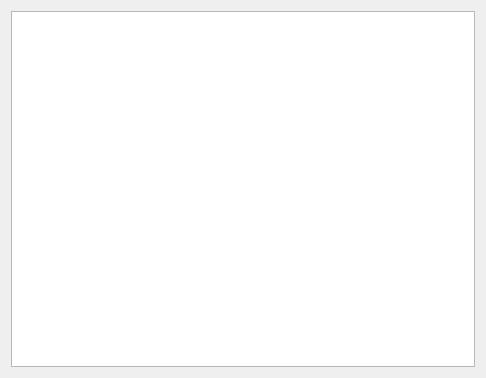
<?xml version="1.0" encoding="UTF-8"?>
<ui version="4.0">
 <class>Dialog</class>
 <widget class="QDialog" name="Dialog">
  <property name="geometry">
   <rect>
    <x>0</x>
    <y>0</y>
    <width>486</width>
    <height>378</height>
   </rect>
  </property>
  <property name="windowTitle">
   <string>Dialog</string>
  </property>
  <layout class="QVBoxLayout" name="verticalLayout">
   <item>
    <widget class="QTreeView" name="treeView"/>
   </item>
  </layout>
 </widget>
 <resources/>
 <connections/>
</ui>
